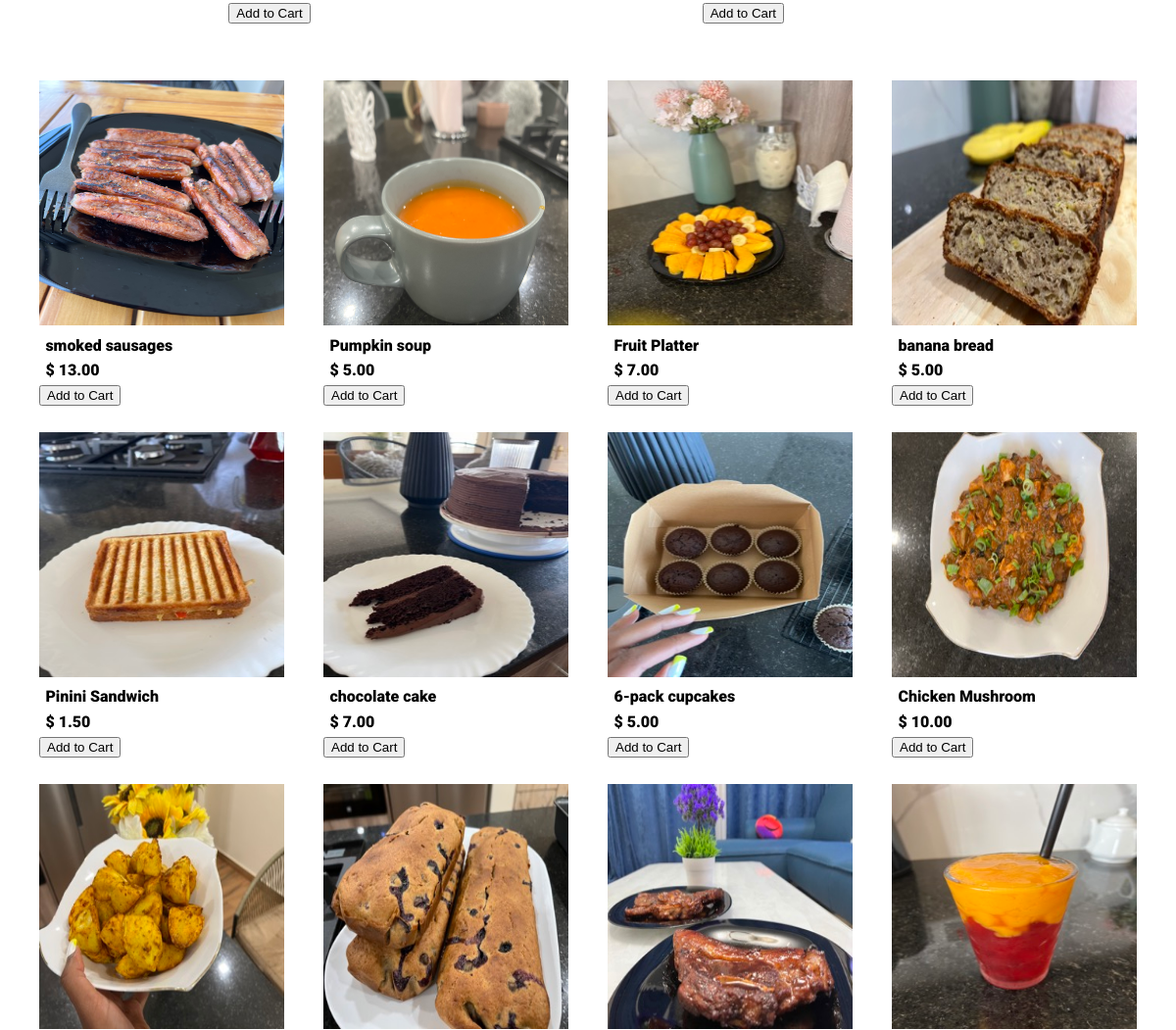
The app's page / (middle part), older data.
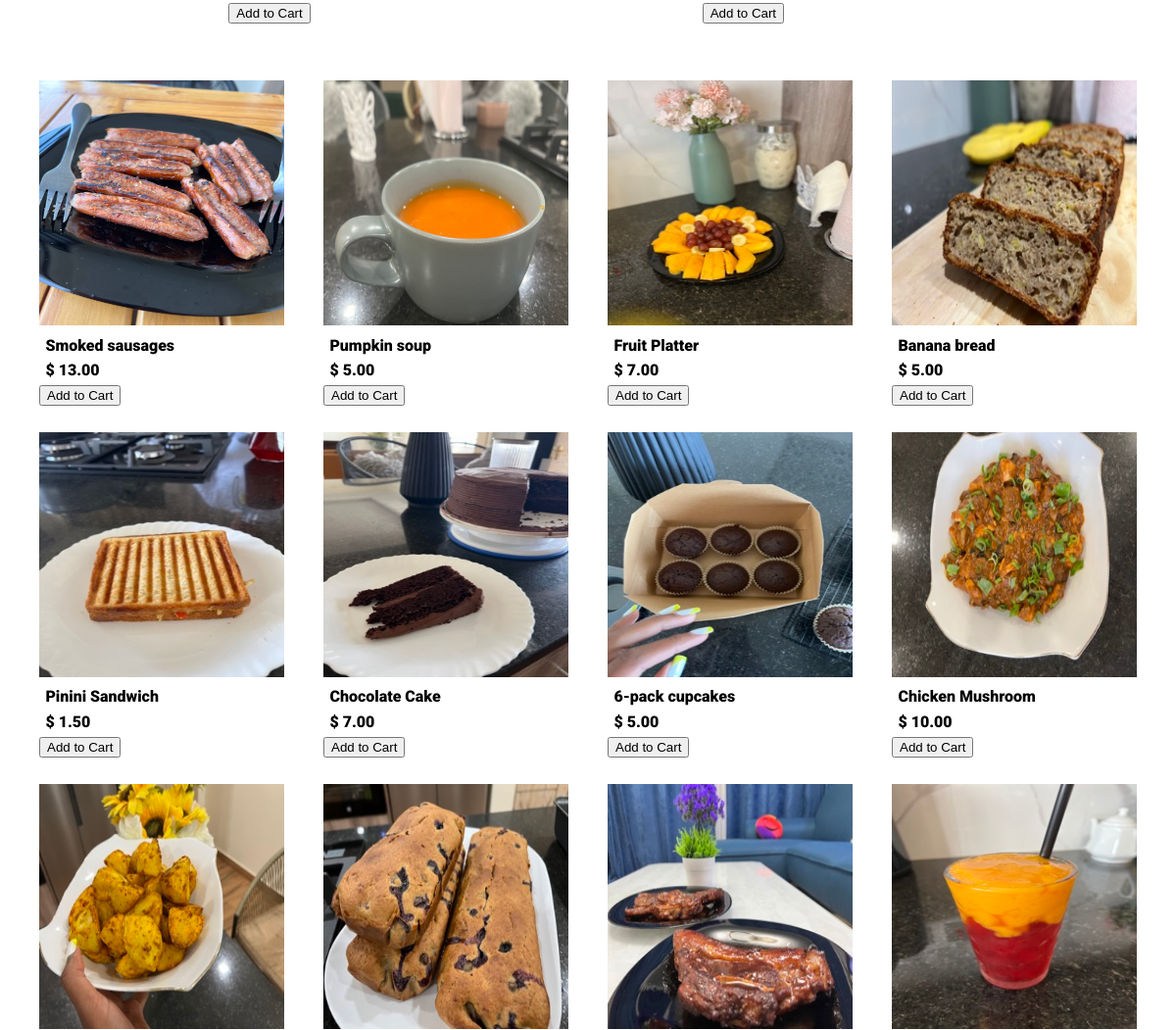
The same page, newer data.
### nav/models.py (models this page shows, shortened)
class Toppicks(models.Model):
    id = models.BigAutoField(auto_created=True, primary_key=True, serialize=False, verbose_name='ID')
    pick_description = models.CharField(max_length = 50)
    pick_photo = models.ImageField(upload_to='images/')
    pick_price = models.DecimalField(max_digits=20, decimal_places=2,blank= False)

class Product(models.Model):
   date = models.DateField()
   product_name = models.CharField(max_length = 100)
   product_serial_no = models.BigAutoField(primary_key=True)
   opening_balance = models.IntegerField(blank = True)
   closing_balance = models.IntegerField(blank = True)
   sales = models.IntegerField(blank = True)
   product_buying_price = models.DecimalField(max_digits =100, decimal_places=2)
   product_selling_price = models.DecimalField(max_digits =100, decimal_places=2)
   sales_tax = models.FloatField(max_length =20)
   sale_discount = models.FloatField(blank = True)
   photo = models.ImageField(upload_to='images/')

### nav/views.py (the view)
# urls.py: path("", views.nav, name="nav") ,
def nav (request):
    food_list = Product.objects.all()
    splice_images = Splice_display.objects.all()
    Top_food_picks = Toppicks.objects.all()
    template = loader.get_template("nav.html")
    context = {
        "food_list": food_list,
        "splice_images": splice_images,
        "Top_food_picks": Top_food_picks,
        }
    return HttpResponse(template.render(context, request))

### nav/templates/nav.html (shortened to what this page needs)
{% extends "base.html" %}
{% load static %}
        {% block toppicks%}
            {% for pick in Top_food_picks %}
            <div class="toppick_item">
                <span>
                    <form method="post" action="{% url 'add_toppick_tocart' %}">
                        <button type="submit" class="add_to_cart">Add to Cart</button>
                    </form>
                </span>
            </div>
            {% endfor %}
        {% endblock %}
        {% block menu%}
        {% for food in food_list %}
            <div>
                <a href="/product_details?product_serial_no={{food.product_serial_no}}">
                    <img src="{{ food.photo.url }}" alt="{{food.product_name}}" width="250px" height="250px">
                </a>
                <div>
                    <a href="product_details?product_serial_no={{food.product_serial_no}}">
                        <p> {{food.product_name}} </p>
                    </a>
                    <a href="product_details?product_serial_no={{food.product_serial_no}}">
                        <p>$ {{food.product_selling_price}}</p>
                    </a>
                    <form method="post" action="{% url 'add_menu_tocart' %}">
                        <button type="submit" class="add_to_cart">Add to Cart</button>
                    </form>
                </div>
            </div>
        {% endfor %}
        {% endblock %}

### templates/base.html (shortened to what this page needs)
{% load static %}
<!DOCTYPE html>
<html>
<head>
  <link rel="stylesheet" href="{% static 'base.css' %}">
  <link rel="stylesheet" href="https://cdnjs.cloudflare.com/ajax/libs/OwlCarousel2/2.3.4/assets/owl.carousel.min.css" />
  <link rel="stylesheet" href="https://cdnjs.cloudflare.com/ajax/libs/OwlCarousel2/2.3.4/assets/owl.theme.default.min.css" />
</head>
<body>
  <main>
    <div class="toppicks">
      {% block toppicks%}
      {% endblock %}
    </div>
    <div class="main_menu">
      {% block menu%}
      {% endblock %}
    </div>
  </main>
</body>
</html>

### static/base.css (style rules this page uses)
body { margin: 0; padding: 0; }
a { text-decoration: none; }
.toppicks { color: white; width: 100%; height: 30%; display: flex; flex-direction: row; flex-wrap: wrap; margin-top: 2.5em; margin-bottom: 0.5em; vertical-align: middle; padding-top: 2%; align-content: space-between; align-items: stretch; justify-content: space-evenly; }
.add_to_cart { margin-top: 0; margin-bottom: 2em; }
.main_menu { color: white; width: 100%; height: 80%; display: flex; flex-direction: row; flex-wrap: wrap; margin: 0; vertical-align: middle; padding-top: 2%; align-content: space-between; justify-content: space-evenly; }

Row changes from the older to the newer data that the page shows:
changed Product: product_name "smoked sausages" → "Smoked sausages"
changed Product: product_name "banana bread" → "Banana bread"
changed Product: product_name "chocolate cake" → "Chocolate Cake"
